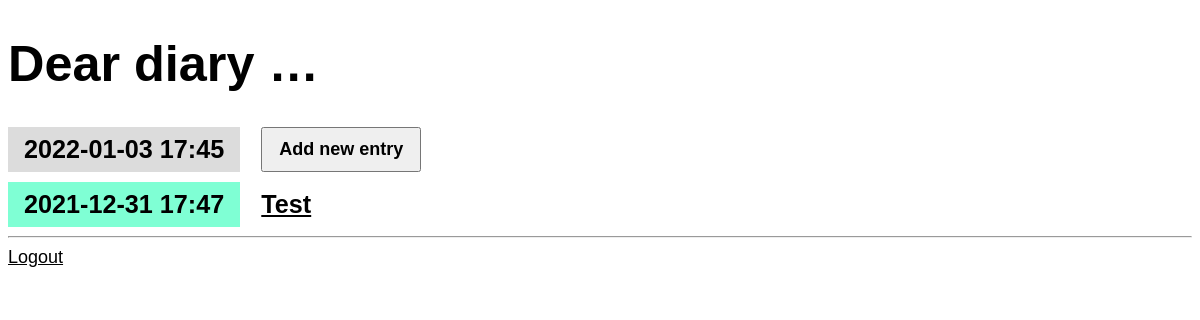
The app's page / (signed in), older data.
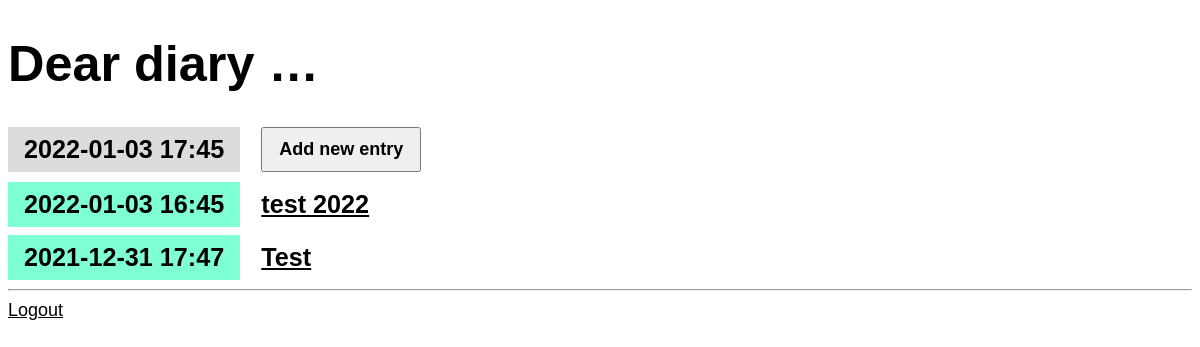
The same page, newer data.
### entries/models.py (models this page shows, shortened)
class Entry(models.Model):
    title        = models.CharField(max_length=200)
    content      = models.TextField()
    date_created = models.DateTimeField(default=timezone.now)
    class Meta:
        verbose_name_plural = "Entries"

### entries/views.py (the view)
# urls.py: path("",views.EntryListView.as_view(),name="entry-list"),
class EntryListView(LockedView, ListView):
    model    = Entry
    queryset = Entry.objects.all().order_by("-date_created")

### entries/templates/entries/entry_list.html
{% extends "entries/base.html" %}
{% block content %}
<article>
    <h2 class="mark">{% now "Y-m-d H:i" %}</em></h2>
    <a href="{% url 'entry-create' %}"><button>Add new entry</button></a>
</article>
{% for entry in entry_list %}
<article>
    <h2 class="{{ entry.date_created|date:'l' }}">{{ entry.date_created|date:'Y-m-d H:i' }}</h2>
    <h3>
        <a href="{% url 'entry-detail' entry.id %}">{{ entry.title }}</a>
    </h3>
</article>
{% endfor %}
{% endblock %}

### entries/templates/entries/base.html (shortened to what this page needs)
{% load static %}
<!DOCTYPE html>
<html lang="en">
<head>
    <link rel="stylesheet" href="{% static 'css/diary.css' %}">
</head>
<body>
    <h1><a href="/">Dear diary …</a></h1>
    {% block content %}{% endblock %}
    <hr>
    <a href="{% url 'admin:logout' %}">Logout</a>
</body>

### entries/static/css/diary.css (style rules this page uses)
* { box-sizing: border-box; }
body { font-family: sans-serif; font-size: 18px; }
a { color: inherit; }
h1 { font-size: 2.8em; }
h1 a { text-decoration: none; }
h2, h3 { font-size: 1.4em; margin: 0; display: inline-block; padding: 0.5rem 1rem; vertical-align: top; }
h2 { background-color: aquamarine; }
.mark { background-color: gainsboro; }
article { margin-bottom: 0.5rem; }
button, textarea, input { font-size: inherit; min-height: 2.5em; padding: 0 1rem; }
button, input[type="submit"] { margin: 0 1rem 2px 1rem; cursor: pointer; font-weight: bold; min-width: 8rem; }

Row changes from the older to the newer data that the page shows:
added Entry: date_created "2022-01-03 16:45", title "test 2022"
